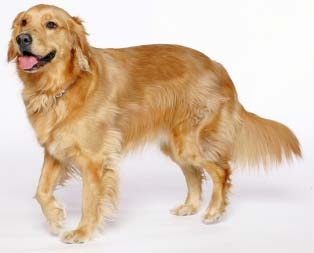
#> input picture labrador.jpg, 314 x 253 px
$ jupyter execute '10_OCV_Aritmética_de_Imágenes.ipynb'
#> lines starting #> are read from the running program, lines starting #| are printed output that depends on the picture
Importar paquetes y librerias

[cell 1]
import matplotlib.pyplot as plt
import numpy as np
import cv2

Función para mostrar una imagen con imshow() de pyplot

[cell 2]
def mostrar_imagen(title, imagen):
  imagen = cv2.cvtColor(imagen,cv2.COLOR_BGR2RGB)
  plt.imshow(imagen)
  plt.title(title)
  plt.grid(False)
  plt.show()

Aritmética de imágenes con OpenCV

[cell 3]
args = {
    "imagen" :"labrador.jpg"
}

Las imágenes son matrices NumPy almacenadas como enteros de 8 bits sin signo (uint8) con valores en el rango [0, 255]; al usar las funciones de suma / resta en OpenCV, estos valores se recortarán a este rango, incluso si caen fuera del rango [0, 255] después de aplicar la operación

[cell 4]
suma = cv2.add(np.uint8([200]), np.uint8([100]))
resta = cv2.subtract(np.uint8([50]), np.uint8([100]))
print("suma: {}".format(suma))
print("resta: {}".format(resta))

El uso de operaciones aritméticas NumPy (en lugar de operaciones OpenCV) dará como resultado el módulo(resto)
 en lugar de ser recortado al rango [0, 255]

[cell 5]
suma = np.uint8([200]) + np.uint8([57])
resta = np.uint8([50]) - np.uint8([51])
print("resultado suma: {}".format(suma))
print("resultado resta: {}".format(resta))

Cargar la imagen de entrada original y mostrarla en nuestra pantalla

[cell 6]
imagen = cv2.imread(args["imagen"])
#> imagen is the input picture: shape (253, 314, 3); mean B, G, R 179.3, 199.6, 220.6
mostrar_imagen("Original",imagen)

El aumento de las intensidades de píxeles en nuestra imagen de entrada en 100 se logra construyendo una matriz NumPy que tiene las mismas dimensiones que nuestra imagen de entrada, llenándola con unos, multiplicándola por 100 y luego sumando la imagen de entrada y la matriz juntas

[cell 7]
imagen.shape
#> Out = (253, 314, 3)

[cell 8]
np.ones((3,2),dtype='uint8')*100

[cell 9]
M = np.ones(imagen.shape, dtype="uint8") * 100
sumado = cv2.add(imagen, M)
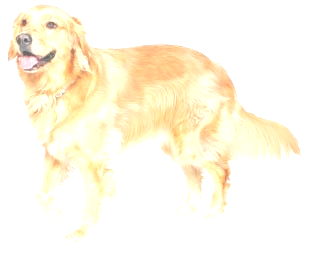
#> sumado: shape (253, 314, 3); mean B, G, R 231.2, 248.2, 254.2
mostrar_imagen("Más claro", sumado)

Del mismo modo, podemos restar 50 de todos los píxeles de nuestra imagen y hacerla más oscura.

[cell 10]
M = np.ones(imagen.shape, dtype="uint8") * 50
restado = cv2.subtract(imagen, M)
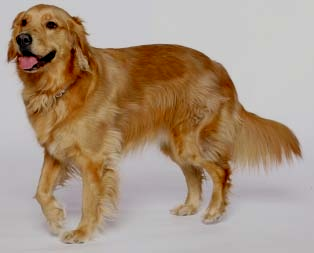
#> restado: shape (253, 314, 3); mean B, G, R 129.9, 149.7, 170.7
mostrar_imagen("Más Oscuro", restado)

[cell 11]
M = np.ones(imagen.shape, dtype="uint8") * 100
sumado = imagen + M
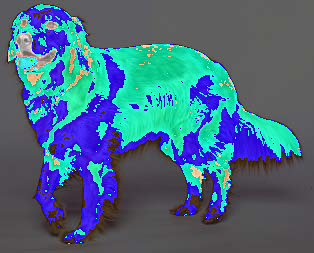
#> sumado: shape (253, 314, 3); mean B, G, R 127.4, 104.8, 70.5
mostrar_imagen("Módulo", sumado)

[cell 12]
M = np.ones(imagen.shape, dtype="uint8") * 100
restado = imagen - M
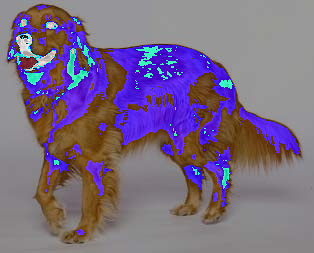
#> restado: shape (253, 314, 3); mean B, G, R 131.9, 106.2, 122.1
mostrar_imagen("Módulo", restado)

$ run again, with golden_retriever.jpg copied over labrador.jpg
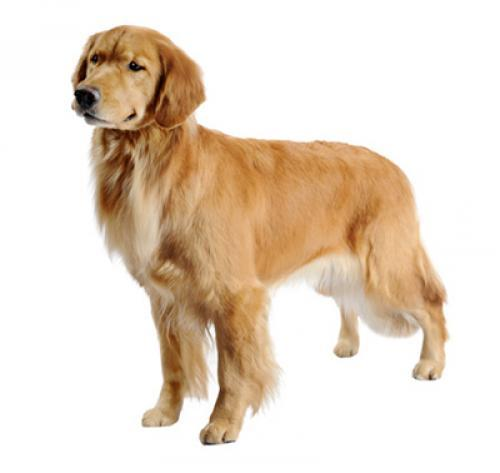
#> input picture golden_retriever.jpg, 500 x 473 px
#> imagen is the input picture: shape (473, 500, 3); mean B, G, R 202.5, 217.9, 232.3
#> `sumado = imagen + M`:
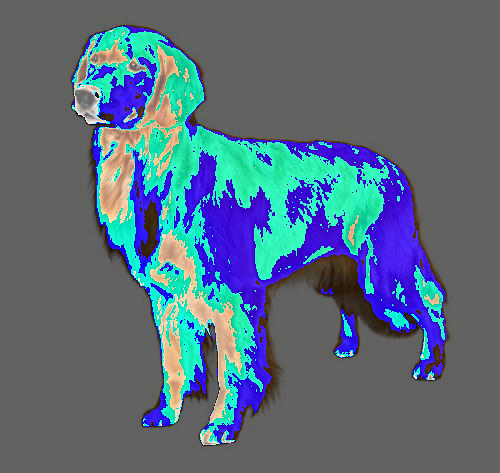
#> sumado: shape (473, 500, 3); mean B, G, R 124.4, 108.6, 89.7
#> `restado = imagen - M`:
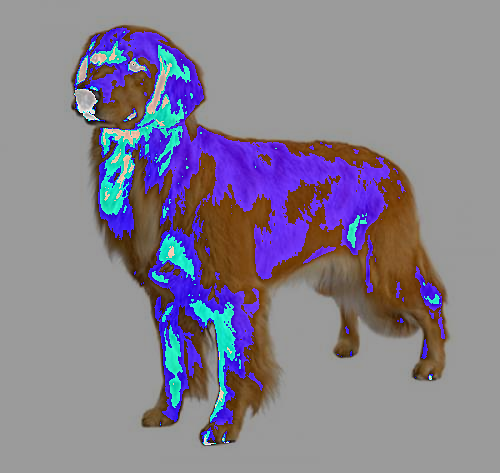
#> restado: shape (473, 500, 3); mean B, G, R 143.7, 128, 134.6
